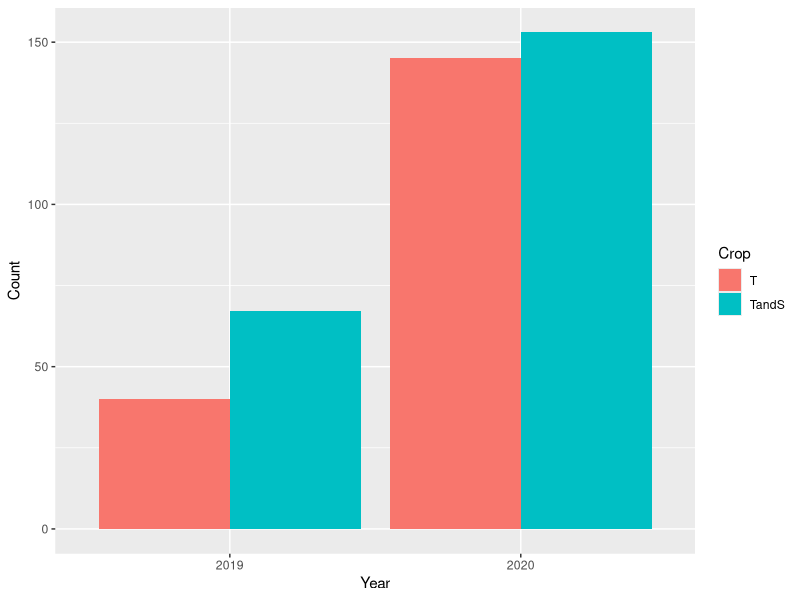
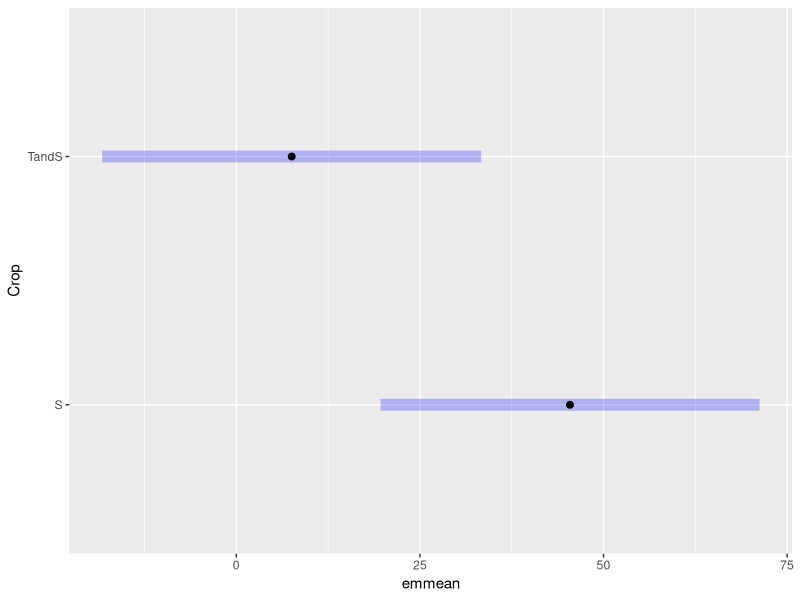
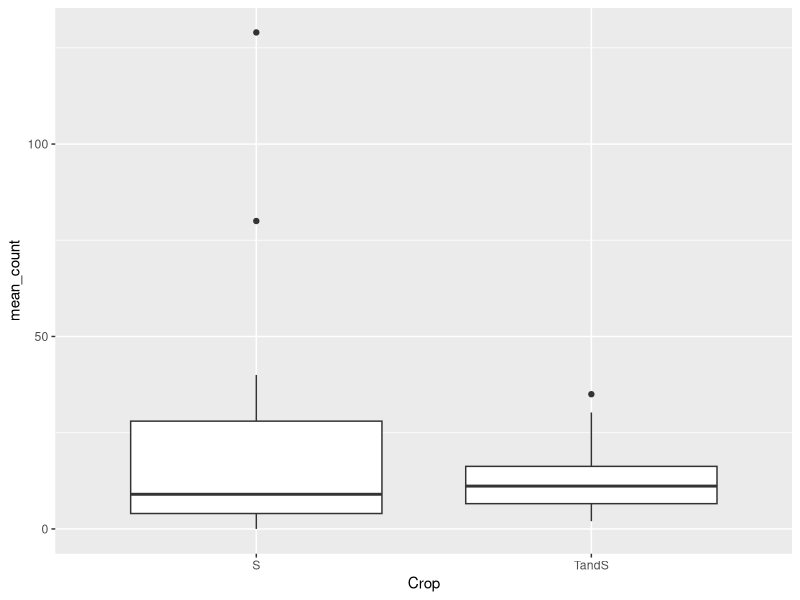
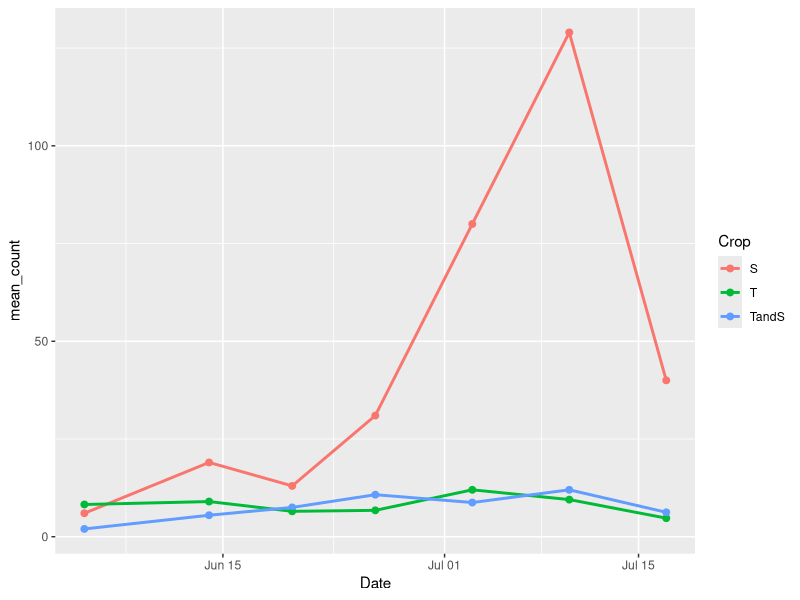
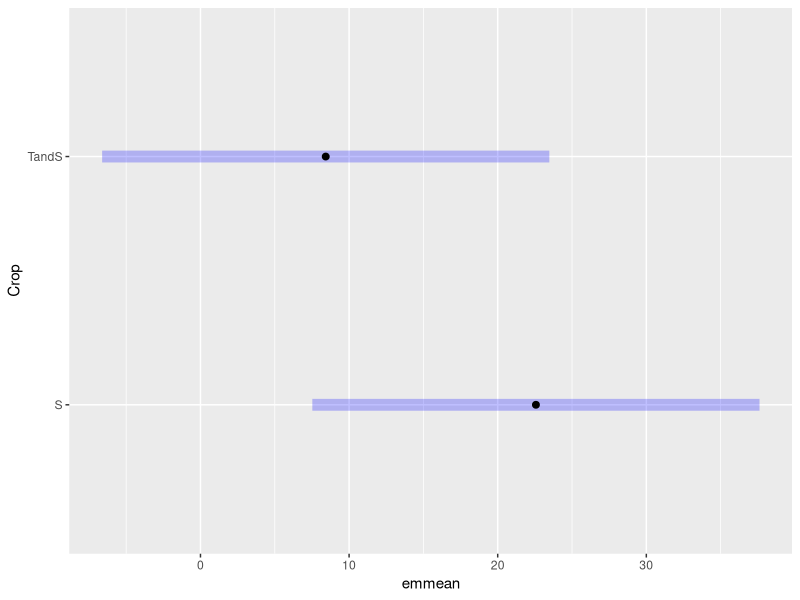

R code for these plots, in order: (Note: this script raises an error after producing the figures.)
library(tidyverse)
library(car)
library(emmeans)
library(ggridges)
library(lubridate)
library(gridExtra)
library(scales)
library(ggpubr)

#### Live Oak Stink Bug Collection Analyses

count19_20<-read_csv("Clean data/speciescountdate.csv")
count19_20$Count<-as.numeric(count19_20$Count)
count19_20$Date<-mdy(count19_20$Date)
count19_20$Year<-as.factor(count19_20$Year)

count20<- count19_20 %>% 
  filter(Year=="2020")

count19<- count19_20 %>% 
  filter(Year=="2019")

#### analyzing years together ####
ggplot(count19_20 %>% filter(Crop!="S"), aes(x=Year, y=Count, fill=Crop))+
  geom_col(position = "dodge")

#### stink bug count in S and TS ####
# 2019
count19_means<-count19 %>% 
  filter(Species=="Adults total" | Species=="Nymphs") %>% 
  group_by(Date, Year, Species, Crop) %>% 
  summarise(mean_count= mean(Count))

lm_count_S_TS_19<-lm(mean_count~Crop, data=count19_means %>% filter(Crop!="T" & Species!="Nymphs"))
Anova(lm_count_S_TS_19) #slightly significant

em_count_S_TS_19<-emmeans(lm_count_S_TS_19,~Crop)
plot(em_count_S_TS_19)

ggplot(count19_means %>% filter(Crop!="T"), aes(x=Crop, y=mean_count))+
  geom_boxplot()

graph_19<-count19 %>% 
  filter(Species=="Adults total") %>% 
  group_by(Date, Crop, Species)%>% 
  summarise(mean_count= mean(Count))
  

ggplot(data=graph_19, aes(x=Date, y=mean_count, color=Crop, group=Crop))+
  geom_point(size=2)+
  geom_line(size=1)

# 2020
count20_means<-count20 %>% 
  filter(Species=="Adults total" | Species=="Nymphs") %>% 
  group_by(Date, Year, Species, Crop) %>% 
  summarise(mean_count= mean(Count))

lm_count_S_TS_20<-lm(mean_count~Crop, data=count20_means %>% filter(Crop!="T" & Species!="Nymphs"))
Anova(lm_count_S_TS_20)
#no significant difference

em_count_S_TS_20<-emmeans(lm_count_S_TS_20,~Crop)
plot(em_count_S_TS_20)

ggplot(count20_means, aes(x=Crop, y=Count))+
  geom_point(position = "jitter")



#### stink bug count in T and TS  #####
# 2019

lm_count_T_TS_19<-lm(mean_count~Crop, data=count19_means %>% filter(Crop!="S" & Species!="Nymphs"))
Anova(lm_count_T_TS_19) #not significant

em_count_T_TS_19<-emmeans(lm_count_T_TS_19,~Crop)
plot(em_count_T_TS_19)


# 2020

lm_count_T_TS_20<-lm(mean_count~Crop, data=count20_means %>% filter(Crop!="S" & Species!="Nymphs"))
Anova(lm_count_T_TS_20)
#no significant difference

em_count_T_TS_20<-emmeans(lm_count_T_TS_20,~Crop)
plot(em_count_T_TS_20)


#### nymph movement ####
nymp_19_20<-count19_20 %>% 
  filter(Species== "Nymphs" & Crop!="S") %>% 
  group_by(Date, Year, Crop) %>% 
  summarise(mean_count=mean(Count))
nymp_19_20
nymp_19_20$Crop<-dplyr::recode(nymp_19_20$Crop, 
                                      'T'='Tomato-Sorghum',
                                      'TandS'='Tomato+Sorghum')
ggtexttable(nymp_19_20, rows=NULL, theme=ttheme("classic"),
            cols=c("Date" ,"Year","Crop","Mean Nymph Count"))
#ggsave(filename = file.path("Outputs","nymph_movement_table.png"))
write.csv(nymp_19_20, "nymph_data_live_oak_means.csv")

#2019
ad_nymp_19<-count19 %>% 
  filter(Species=="Adults total" | Species== "Nymphs") %>% 
  group_by(Date, Species) %>% 
  summarise(mean_count=mean(Count))

ggplot(ad_nymp_19, aes(x=Date, y=mean_count, color=Species))+
  geom_point(size=2)+
  geom_line(size=1)+
  theme(axis.text.x = element_text (angle = 30, vjust = 1, hjust=1))+
  labs(title="2019 Adult and Nymph Count")+
  ylab("Mean Count")+
  xlab("")+
  scale_color_brewer(palette="Set2")+
  theme(panel.border = element_rect(colour = "black", fill=NA, size=2),
        panel.grid = element_line(color = "gray",
                                  size = 0.75),
        axis.text.x = element_text(size = 12),
        axis.title.y = element_text(size=12),
        legend.background = element_blank(),
        legend.box.background = element_rect(colour = "black"))
ggsave(filename = file.path("Outputs","nymph_adult_2019.png"))

ad_nymp_crop_19<-count19 %>% 
  filter(Species=="Adults total" | Species== "Nymphs") %>% 
  group_by(Date, Species, Crop) %>% 
  summarise(mean_count=mean(Count))

ggplot(ad_nymp_crop_19 %>% filter(Crop!="T"), aes(x=Date, y=mean_count, color=Crop))+
  geom_point(size=2)+
  geom_line(size=1)+
  theme(axis.text.x = element_text (angle = 30, vjust = 1, hjust=1))+
  labs(title="2019 Adult and Nymph Count")+
  ylab("Mean Count")+
  xlab("")+
  scale_color_brewer(palette="Set2")+
  theme(panel.border = element_rect(colour = "black", fill=NA, size=2),
        panel.grid = element_line(color = "gray",
                                  size = 0.75),
        axis.text.x = element_text(size = 12),
        axis.title.y = element_text(size=12),
        legend.background = element_blank(),
        legend.box.background = element_rect(colour = "black"))+
  facet_wrap(~Species)
ggsave(filename = file.path("Outputs","nymph_adult_crop_2020.png"))

#2020
ad_nymp_20<-count20 %>% 
  filter(Species=="Adults total" | Species== "Nymphs") %>% 
  group_by(Date, Species) %>% 
  summarise(mean_count=mean(Count))

ggplot(ad_nymp_20, aes(x=Date, y=mean_count, color=Species))+
  geom_point(size=2)+
  geom_line(size=1)+
  theme(axis.text.x = element_text (angle = 30, vjust = 1, hjust=1))+
  labs(title="2020 Adult and Nymph Count")+
  ylab("Mean Count")+
  xlab("")+
  scale_color_brewer(palette="Set2")+
  theme(panel.border = element_rect(colour = "black", fill=NA, size=2),
        panel.grid = element_line(color = "gray",
                                  size = 0.75),
        axis.text.x = element_text(size = 12),
        axis.title.y = element_text(size=12),
        legend.background = element_blank(),
        legend.box.background = element_rect(colour = "black"))
ggsave(filename = file.path("Outputs","nymph_adult_2020.png"))

ad_nymp_crop_20<-count20 %>% 
  filter(Species=="Adults total" | Species== "Nymphs") %>% 
  group_by(Date, Species, Crop) %>% 
  summarise(mean_count=mean(Count))

ggplot(ad_nymp_crop_20 %>% filter(Crop!="T"), aes(x=Date, y=mean_count, color=Crop))+
  geom_point(size=2)+
  geom_line(size=1)+
  theme(axis.text.x = element_text (angle = 30, vjust = 1, hjust=1))+
  labs(title="2020 Adult and Nymph Count")+
  ylab("Mean Count")+
  xlab("")+
  scale_color_brewer(palette="Set2")+
  theme(panel.border = element_rect(colour = "black", fill=NA, size=2),
        panel.grid = element_line(color = "gray",
                                  size = 0.75),
        axis.text.x = element_text(size = 12),
        axis.title.y = element_text(size=12),
        legend.background = element_blank(),
        legend.box.background = element_rect(colour = "black"))+
  facet_wrap(~Species)
ggsave(filename = file.path("Outputs","nymph_adult_crop_2020.png"))

##### LINEgraphs for both #####

graph_nymph_adult<- count19_20 %>% 
  filter(Species=="Adults total" | Species== "Nymphs") %>% 
  group_by(Date, Week, Year, Crop, Species) %>% 
  summarise(mean_count=mean(Count)) 
graph_nymph_adult$Crop<-dplyr::recode(graph_nymph_adult$Crop, 
                               'T'='Tomato-Sorghum',
                               'TandS'='Tomato+Sorghum',
                               'S'='Sorghum')
graph_nymph_adult$Date<-as.factor(graph_nymph_adult$Date)
  



ggplot(graph_nymph_adult %>% filter(Year==2019 & Crop!="Sorghum"), aes(x=Date, y=mean_count, color=Species))+
  geom_point()+
  geom_line(aes(group=Species), size=1)+
  facet_wrap(~Crop)+
  scale_color_manual(name="", labels=c("Adults","Nymphs"), 
                    values=c("brown1","darkgoldenrod2"))+
  scale_x_discrete(labels=c("5 June","14 June","20 June","26 June","3 July","10 July","17 July"))+
  labs(title="Nymph and Adult Movement in Tomato Plots 2019")+
  ylab("Mean Stink Bug Count")+
  xlab("")+
  theme(legend.position = "bottom",
        panel.border = element_rect(colour = "gray", fill=NA, size=2),
        text=element_text(size=15),
        plot.title = element_text(hjust = 0.5),
        axis.text.x = element_text(angle = 35, hjust=1))
ggsave(filename = file.path("Outputs","nymph_adultmovement2019.png"))



ggplot(graph_nymph_adult %>% filter(Year==2020 & Crop!="Sorghum"), aes(x=Date, y=mean_count, color=Species))+
  geom_point()+
  geom_line(aes(group=Species), size=1)+
  facet_wrap(~Crop)+
  labs(title="Nymph and Adult Movement in Tomato Plots 2020")+
  scale_x_date(breaks = as.Date(c("2020-06-03","2020-06-10","2020-06-18","2020-06-24","2020-07-01","2020-07-08", "2020-07-15")), 
               date_labels="%d %b",
               expand = c(0, 5))+
  scale_color_manual(name="", labels=c("Adults","Nymphs"), 
                     values=c("brown1","darkgoldenrod2"))+
  ylab("Mean Stink Bug Count")+
  xlab("")+
  theme(legend.position = "bottom",
        panel.border = element_rect(colour = "gray", fill=NA, size=2),
        text=element_text(size=15),
        plot.title = element_text(hjust = 0.5),
        axis.text.x = element_text(angle = 45, hjust=1))
ggsave(filename = file.path("Outputs","nymph_adultmovement2020.png"))


#BAR GRAPHS FOR NYMPHS 

ggplot(graph_nymph_adult %>% filter(Crop!="Sorghum" & Species=="Nymphs" & Year==2019), aes(x=Date, y=mean_count))+
  geom_col(position = "dodge")+
  scale_x_date(breaks=as.Date(c("2019-06-05","2019-06-14","2019-06-20","2019-06-26","2019-07-03","2019-07-10","2019-07-17")) ,
               date_labels="%d %b",
               expand=c(0,5))+
  facet_wrap(~Crop)


###################### REPRODUCTION DATA  ##################################
repro<-read_csv("Clean data/reproduction_data_1920.csv")
repro<- pivot_longer(repro, 
                     unmated_0eggs:mated_15plus,
                     names_to = "repro_status",
                     values_to = "count")
repro$week<-as.factor(repro$week)
#2019

repro_19<-repro %>% 
  filter(year=="2019")

repro_19_means<-repro %>% 
  filter(year=="2019") %>% 
  group_by(week, crop, repro_status) %>% 
  summarise(mean=mean(count))

ggplot(repro_19_means, aes(x=week, y=mean, color=crop, group=crop))+
  geom_point(position = "jitter")+
  geom_smooth()+
  ylim(0,20)+
  facet_grid(crop~repro_status)

ggplot(repro_19, aes(x=week, y=count, color=repro_status, group=repro_status))+
  geom_point(position = "jitter")+
  geom_smooth()+
  ylim(0,20)+
  facet_grid(~crop)

#### difference in mated females s, ts, and t
mated19<-lm(mean~crop, data=repro_19_means %>% filter(repro_status=="mated_15plus"))
mated19
Anova(mated19)
emmeans_mated19<-emmeans(mated19,~crop)
plot(emmeans_mated19)
### no sig diff for 2019

# 2020
repro_20_means<-repro %>% 
  filter(year=="2020") %>% 
  group_by(week, crop, repro_status) %>% 
  summarise(mean=mean(count))

mated20<-lm(mean~crop, data=repro_20_means %>% filter(repro_status=="mated_15plus" & crop!="tomato"))
mated20
Anova(mated20)
emmeans_mated20<-emmeans(mated20,~crop)
plot(emmeans_mated20)


#### probing data  #####
probe<-read_csv("Clean data/feedinginjurydata.csv")
probe$Probes<-as.numeric(probe$Probes)
probe$Weight<-as.numeric(probe$Weight)
probe$Year<-as.factor(probe$Year)
#2019
probe_count <-probe %>% 
  filter(Year=="2019") %>% 
  group_by(Crop) %>% 
  summarise(count=n())

lm_probes19<-lm(Probes~Crop, data=probe %>% filter(Year=="2019"))
Anova(lm_probes19)
em_probes19<-emmeans(lm_probes19,~Crop)
em_probes19
plot(em_probes19)
em_probes19<-as.data.frame(em_probes19)

ggplot(probe %>% filter(Year=="2019"), aes(x=Crop, y=Probes))+
  geom_boxplot()+
  geom_point(position="jitter")
ggplot(probe_19_mean, aes(x=Crop, y=mean_probes))+
  geom_violin()+
  geom_point(position="jitter")
ggplot()+
  geom_pointrange(data=em_probes19, aes(y=emmean, x=Crop, ymin=lower.CL, ymax=upper.CL))

probe_19_mean<-probe %>% 
  filter(Year=="2019") %>% 
  group_by(Crop) %>% 
  summarise(mean_probes=mean(Probes), se_probes=sd(Probes)/sqrt(length(Probes)))
probe_19_mean          
            
lm_meanprobs19<-lm(mean_probes~Crop, data=probe_19_mean)
Anova(lm_meanprobs19)

#inner vs outer
probe_inout_ts<-probe %>% 
  filter(Year=="2019" & Crop=="tomsorg") %>% 
  filter(!is.na(Location)) %>% 
  group_by(Location) %>% 
  summarise(mean_probes=mean(Probes), se_probes=sd(Probes)/sqrt(length(Probes)))
probe_inout_ts
inout_ts<-lm(Probes~ Location, data=probe %>% filter(Year=="2019" & Crop=="tomsorg"))
Anova(inout_ts)

probe_inout_t<-probe %>% 
  filter(Year=="2019" & Crop=="tomato") %>% 
  filter(!is.na(Location)) %>% 
  group_by(Location) %>% 
  summarise(mean_probes=mean(Probes), se_probes=sd(Probes)/sqrt(length(Probes)))
probe_inout_t
inout_t<-lm(Probes~ Location, data=probe %>% filter(Year=="2019" & Crop=="tomato"))
Anova(inout_t)
# 2020

probe_20<-probe %>% 
  filter(Year=="2020" & Crop=="tomato") %>% 
  filter(!is.na(Probes)) %>% 
  group_by(Date) %>% 
  summarise(mean_probes=mean(Probes), se_probes=sd(Probes)/sqrt(length(Probes)))
probe_20

lm_probe_20<-lm(Probes~Crop, data=probe %>% filter(Year=="2020"))
Anova(lm_probe_20)
em_probe_20<-emmeans(lm_probe_20,~Crop)
plot(em_probe_20)


probe_inout_t20<-probe %>% 
  filter(Year=="2020" & Crop=="tomato") %>% 
  filter(!is.na(Location)) %>% 
  group_by(Location) %>% 
  summarise(mean_probes=mean(Probes), se_probes=sd(Probes)/sqrt(length(Probes)))
probe_inout_t20
inout_t20<-lm(Probes~ Location, data=probe %>% filter(Year=="2020" & Crop=="tomato"))
Anova(inout_t20)
em_t20<-emmeans(inout_t20,~Location)
plot(em_t20)

ggplot(probe %>% filter(Year=="2020" & Crop=="tomato"), aes(x=Location, y=Probes))+
  geom_boxplot()+
  geom_point(position = "jitter")


probe_inout_ts20<-probe %>% 
  filter(Year=="2020" & Crop=="tomsorg") %>% 
  filter(!is.na(Probes)) %>% 
  group_by(Location) %>% 
  summarise(mean_probes=mean(Probes), se_probes=sd(Probes)/sqrt(length(Probes)))
probe_inout_ts20
inout_ts20<-lm(Probes~ Location, data=probe %>% filter(Year=="2020" & Crop=="tomsorg"))
Anova(inout_ts20)
em_ts20<-emmeans(inout_ts20,~Location)
plot(em_ts20)

# mean weight of all fruit 
mean_weight<- probe %>% 
  filter(!is.na(Weight)) %>% 
  group_by(Year) %>%
  summarize(mean=mean(Weight))
mean_weight
(55+91.7)/2


##### graph probing for both years
plot_probe<-probe %>% 
  filter(!is.na(Probes)) %>% 
  group_by(Year, Crop) %>% 
  summarise(mean_probes=mean(Probes), 
            se_probes=sd(Probes)/sqrt(length(Probes)))
conf_int_probes<-probe %>% 
  filter(!is.na(Probes)) %>% 
  group_by(Year, Crop) %>% 
  summarise(count_n=n(), 
            mean_probes=mean(Probes), 
            sd_probes=sd(Probes),
            marg_error=qt(.975, df=count_n-1)*sd_probes/sqrt(count_n),
            lower=mean_probes-marg_error,
            upper=mean_probes+marg_error)
conf_int_probes$Crop<-dplyr::recode(conf_int_probes$Crop, 
                               'tomato'='Tomato-Sorghum',
                               'tomsorg'='Tomato+Sorghum')
ggtexttable(conf_int_probes, rows = NULL, theme = ttheme("classic"))
ggsave(filename = file.path("Outputs","conf_int_probes.png"))

ggplot(conf_int_probes, aes(x=Year, y=mean_probes, fill=Crop))+
  geom_col(position=position_dodge(width = .8), width=.5)+
  geom_errorbar(aes(x=Year, ymin=lower, ymax=upper),size=.8, width = .5, position = position_dodge(0.8))+
  scale_fill_manual(name="", 
                    breaks=c('tomsorg','tomato'),
                    labels=c("Tomato+Sorghum","Tomato-Sorghum"),
                    values=c("darkgoldenrod2","brown2"))+
  scale_y_continuous(breaks = seq(0,275, by=50))+
  labs(title="Tomato Fruit Injury")+
  ylab("Mean number of probes")+
  xlab("")+
  theme(legend.position = "bottom",
        panel.border = element_rect(colour = "gray", fill=NA, size=2),
        panel.grid = element_line(color = "gray",size = 0.75), 
        legend.box.background = element_rect(colour = "black"),
        text=element_text(size=15),
        plot.title = element_text(hjust = 0.5))
ggsave(filename = file.path("Outputs","tomatofruitinjury.png"))
